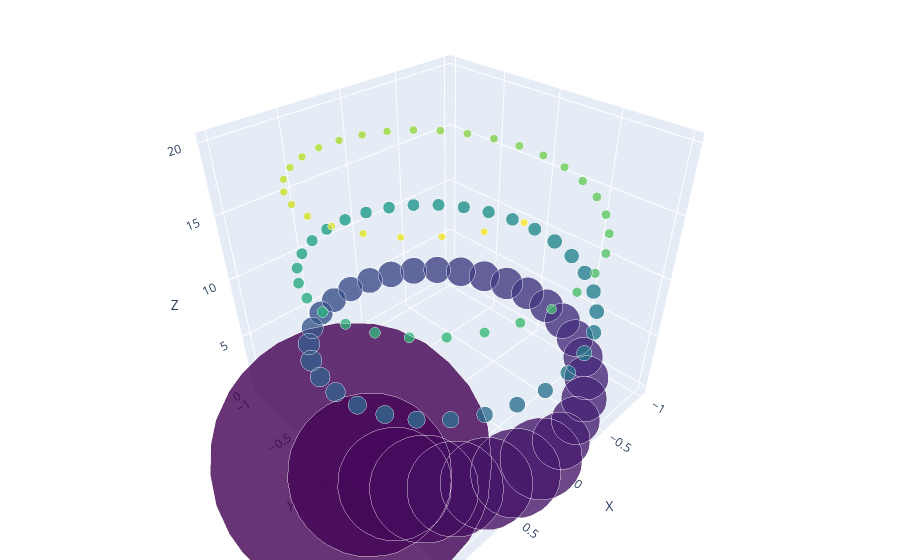

The notebook cell this image was saved under:
### Code cell
import plotly.graph_objects as go
import numpy as np

# Sample data (replace this with your actual data)
terms = term_frequencies_df['Term'][:100]
frequencies = term_frequencies_df['Frequency'][:100]

# Create a helix-like structure
t = np.linspace(0, 20, len(terms))
x, y, z = np.cos(t), np.sin(t), t

fig = go.Figure(data=[go.Scatter3d(
    x=x,
    y=y,
    z=z,
    text=terms,
    mode='markers',
    marker=dict(
        size=frequencies/10,  # Set size based on term frequencies
        color=z,            # Set color based on Z coordinate
        colorscale='Viridis',  # Choose a colorscale
        opacity=0.8
    )
)])

# Set axis labels
fig.update_layout(scene=dict(xaxis_title='X', yaxis_title='Y', zaxis_title='Z'))

# Tight layout
fig.update_layout(margin=dict(l=0, r=0, b=0, t=0))

# Show the 3D scatter plot
fig.show()
